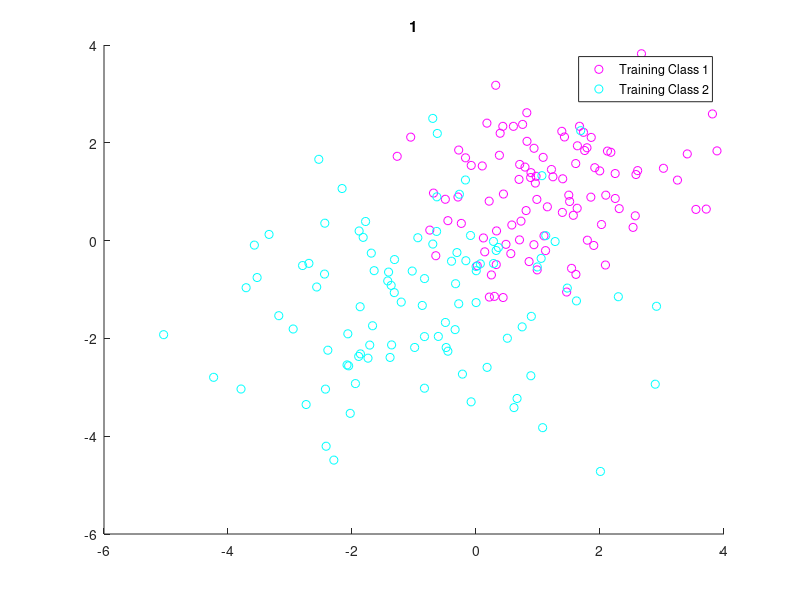

MATLAB code for this plot: (Note: this script raises an error after producing the figure.)
function testKNN()
    training = [mvnrnd([ 1  1],   eye(2), 100); ...
                mvnrnd([-1 -1], 2*eye(2), 100)];
    group = [ones(100,1); repmat(2,100,1)];
    sample = unifrnd(-5, 5, 100, 2);
    % Classify the sample using the nearest neighbor classification


    for k = 1 : 10
        figure(k);
        gscatter(training(:,1),training(:,2),group,'mc'); hold on;
        legend('Training Class 1', 'Training Class 2');
        title(k);

        c = knnclassify(sample, training, group,k);
        gscatter(sample(:,1),sample(:,2),c,'mc','x'); hold on;
        legend('Training Class 1', 'Training Class 2', ...
            'Matlab knn Class 1', 'Matlab knn Class 2');
        
        myC = knn(sample, training, group,k);
        gscatter(sample(:,1),sample(:,2),myC,'mc','o'); hold off;
        legend('Training Class 1', 'Training Class 2', ...
            'Matlab knn Class 1', 'Matlab knn Class 2', ...
            'MY knn Class 1', 'MY knn Class 2', ...
            'Location','SouthEastOutside');

    end
end